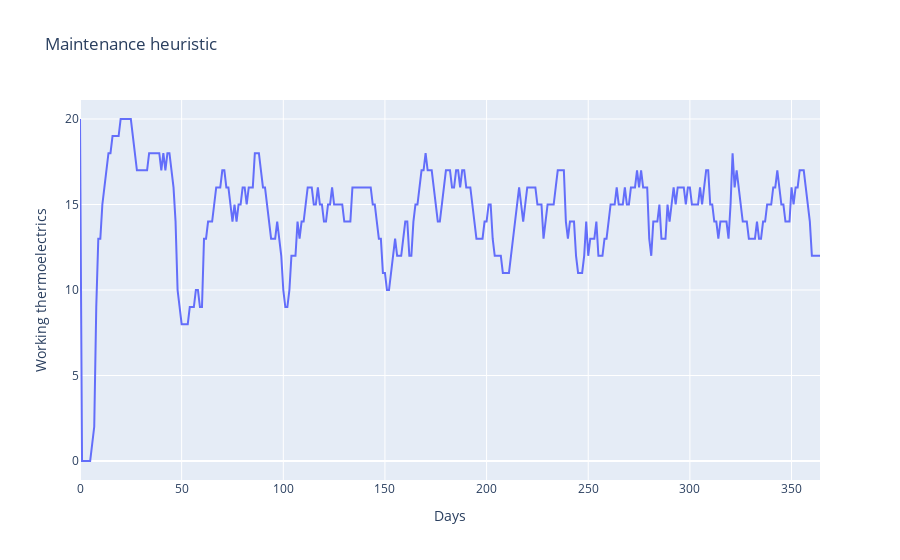
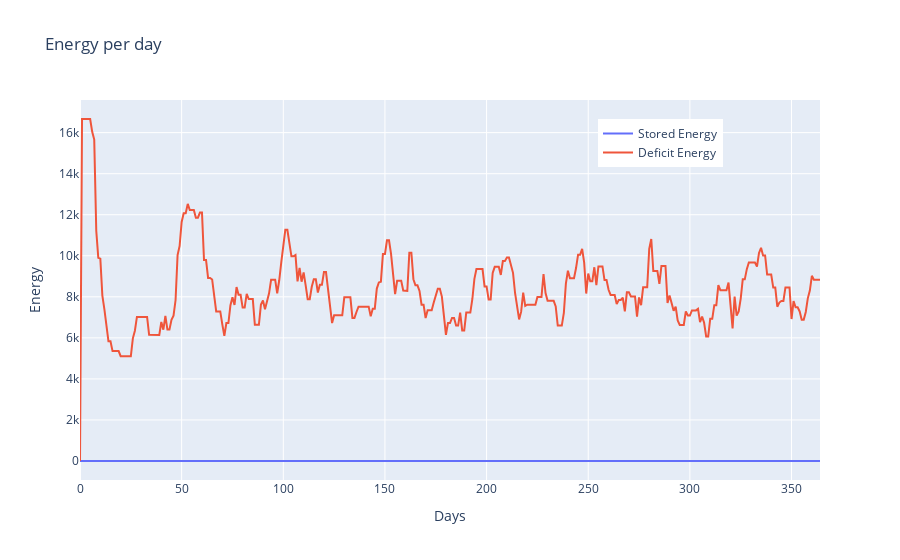

The notebook cell saved with these charts, in order:
### Code cell
tmp_thermoelectrics_maintenance = copy.deepcopy(thermoelectrics)
tmp_circuits_maintenance = copy.deepcopy(circuits)

average, _, _, _, _, _, _ = k_simulation(
    days, 20, 10, circuits_amount=len(tmp_circuits_maintenance)
)


def give_maintenance_heuristic(
    current_day,
    stored_energy,
    circuits: "list[Circuit]",
    thermoelectrics: "list[ThermoElectric]",
    rotation: "RoundRobin",
):
    for thermoelectric in thermoelectrics:
        if not thermoelectric.is_working():
            continue
        last_repair = thermoelectric.get_last_repair_day()
        if current_day - last_repair >= average:
            thermoelectric.repair_and_replanificate(
                current_day,
                days,
                LogNormal(rnd.uniform(1.5, 2), rnd.uniform(0.2, 0.4)),
            )


def empty_func(arg0, arg1, arg2, arg3, rg4):
    pass


(
    working_thermoelectrics_maintenance_heuristic,
    deficit_per_day_maintenance_heuristic,
    stored_per_day_maintenance_heuristic,
    circuits_maintenance_heuristic,
) = simulate(
    tmp_thermoelectrics_maintenance,
    days,
    Agent(
        give_maintenance_heuristic,
        empty_func,
    ),
    tmp_circuits_maintenance,
    stored_energy,
)
working_thermoelectrics_maintenance_heuristic = [
    sum(x) for x in working_thermoelectrics_maintenance_heuristic
]

fig_maintenance_heuristic = go.Figure()
fig_maintenance_heuristic.add_trace(
    go.Scatter(
        x=list(range(0, days)),
        y=working_thermoelectrics_maintenance_heuristic,
        mode="lines",
    )
)
fig_maintenance_heuristic.update_layout(
    title="Maintenance heuristic",
    xaxis_title="Days",
    yaxis_title="Working thermoelectrics",
)

fig_maintenance_heuristic.show()

fig_energy_deficit_and_stored_maintenance_heuristic = go.Figure()

fig_energy_deficit_and_stored_maintenance_heuristic.add_trace(
    go.Scatter(
        x=list(range(0, days)),
        y=stored_per_day_maintenance_heuristic,
        name="Stored Energy",
    )
)

fig_energy_deficit_and_stored_maintenance_heuristic.add_trace(
    go.Scatter(
        x=list(range(0, days)),
        y=deficit_per_day_maintenance_heuristic,
        name="Deficit Energy",
    )
)


fig_energy_deficit_and_stored_maintenance_heuristic.update_layout(
    title="Energy per day",
    xaxis_title="Days",
    yaxis_title="Energy",
    legend=dict(x=0.7, y=0.95),
    showlegend=True,
)

### Figure 1 — Plotly figure (JSON) as saved in the notebook; plotly's stock layout.template omitted (floating-point values rounded to 4 significant figures; data arrays with more than 128 entries replaced by an {"elided": "..."} marker saying what was removed)
{"data": [{"mode": "lines", "type": "scatter", "x": {"elided": "365 int values"}, "y": {"elided": "366 int values"}}], "layout": {"title": {"text": "Maintenance heuristic"}, "xaxis": {"title": {"text": "Days"}}, "yaxis": {"title": {"text": "Working thermoelectrics"}}}}

### Figure 2 — Plotly figure (JSON) as saved in the notebook; plotly's stock layout.template omitted (floating-point values rounded to 4 significant figures; data arrays with more than 128 entries replaced by an {"elided": "..."} marker saying what was removed)
{"data": [{"name": "Stored Energy", "type": "scatter", "x": {"elided": "365 int values"}, "y": {"elided": "366 int values"}}, {"name": "Deficit Energy", "type": "scatter", "x": {"elided": "365 int values"}, "y": {"elided": "366 float values"}}], "layout": {"legend": {"x": 0.7, "y": 0.95}, "showlegend": true, "title": {"text": "Energy per day"}, "xaxis": {"title": {"text": "Days"}}, "yaxis": {"title": {"text": "Energy"}}}}
